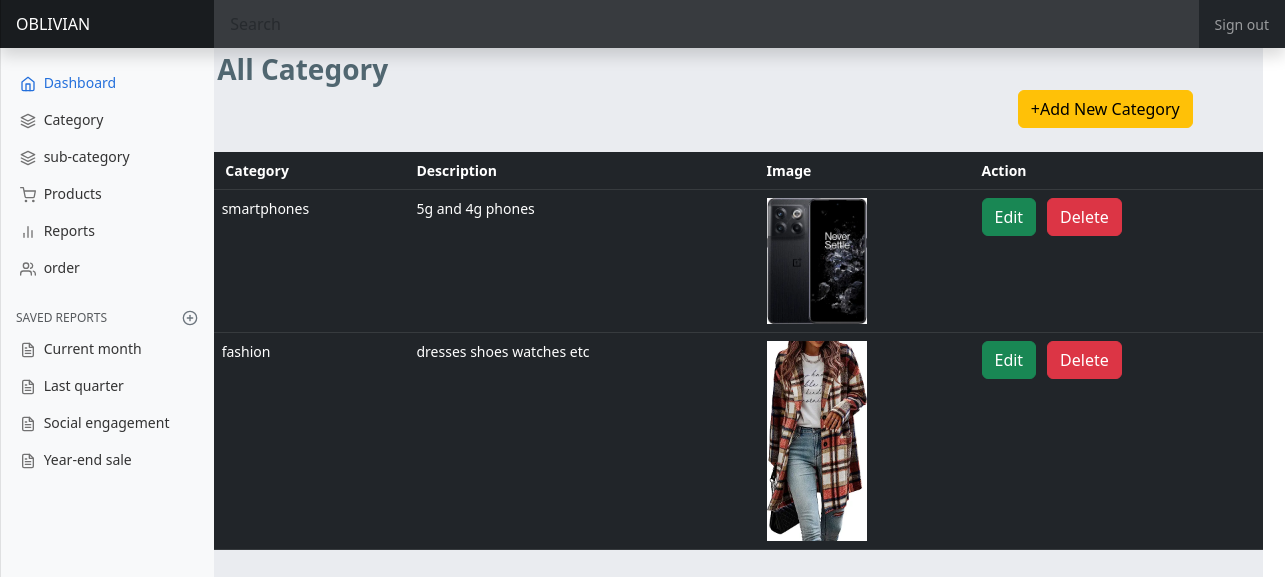
The app's page /category.php with its own data.
### tables this page shows
CREATE TABLE IF NOT EXISTS `category` (
  `c_id` int(20) NOT NULL AUTO_INCREMENT,
  `c_name` varchar(20) NOT NULL,
  `description` text,
  `image` varchar(100) NOT NULL,
  PRIMARY KEY (`c_id`)
);

### category.php (the view, shortened to what this page needs)
<!DOCTYPE html>
<html lang="en">
<head>
    <link href="https://cdn.jsdelivr.net/npm/bootstrap@5.3.0/dist/css/bootstrap.min.css" rel="stylesheet">
        <link rel="stylesheet" href="order.css">
</head>
<body>
    <?php
    include('navbar.php');
    require('sidebar.php');
    include('connect.php');
    $q1="select * from category";
    $ins=$conn->query($q1);
    ?>
    <div class="ordermainn" >
        <div class="row">
            <div class="col-5" ><span class="mainhead">&nbsp;All Category</span></div>
        </div>
        <div class="row">
            <div class="col-9"></div>
            <div class="col-3">
       <a href="addcat.php"> <button class="btn btn-warning" >+Add New Category</button></a>
        </div>
        </div>
       <div class="tb01">
        <table class="table table-dark mt-4" class="tb1">
          <tr>
              <th>&nbsp;&nbsp;Category</th>
              <th>Description</th>
              <th>Image</th>
              <th>Action</th>
          </tr>
          <?php while($row=$ins->fetch_assoc())
         { ?>
          <tr>
              <td>&nbsp;<?php echo $row['c_name']?></td>
              <td><?php echo $row['description']?></td>
              <td><img src="upload/<?php echo $row['image']; ?>" alt="" width="100px"></td>
              <td><a href="updatecat.php?id=<?php echo $row['c_id'];?>" style="text-decoration: none;"> <button class="btn btn-success">Edit</button></a>
              &nbsp;<a href="delete.php?id=<?php echo $row['c_id'];?>" style="text-decoration: none;"> <button class="btn btn-danger">Delete</button></a></td>
          </tr>
          <?php } ?>
      </table>
      </div>
    </div>
</body>
</html>

### order.css (style rules this page uses)
.ordermainn { position: relative; left: 210px; width: 1053px; height: 100cm; background-color: #cad1db67; }
.mainhead { font-size: 28px; color: rgba(1, 34, 47, 0.659); font-weight: bold; }
th,td { font-size: 14px; color: red; forced-color-adjust: red; }
body { overflow-x:hidden; }

### style.css (style rules this page uses)
body { font-size: .875rem; }

### records on screen
category: c_name "smartphones", description "5g and 4g phones", image (picture)
category: c_name "fashion", description "dresses shoes watches etc", image (picture)
